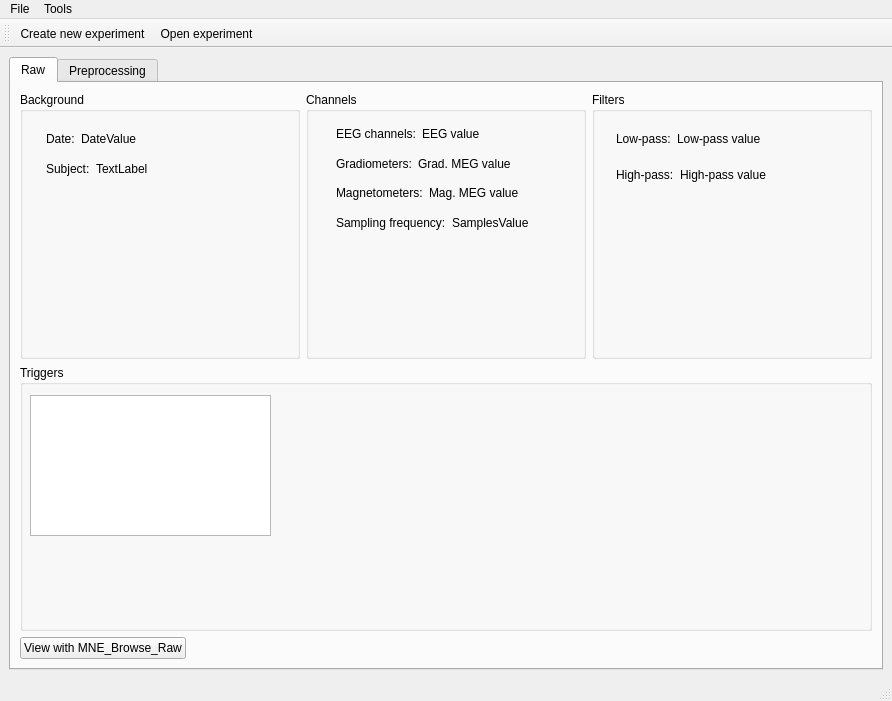
<?xml version="1.0" encoding="UTF-8"?>
<ui version="4.0">
 <class>MainWindow</class>
 <widget class="QMainWindow" name="MainWindow">
  <property name="geometry">
   <rect>
    <x>0</x>
    <y>0</y>
    <width>892</width>
    <height>701</height>
   </rect>
  </property>
  <property name="sizePolicy">
   <sizepolicy hsizetype="Expanding" vsizetype="Expanding">
    <horstretch>0</horstretch>
    <verstretch>0</verstretch>
   </sizepolicy>
  </property>
  <property name="windowTitle">
   <string>MainWindow</string>
  </property>
  <widget class="QWidget" name="centralwidget">
   <layout class="QGridLayout" name="gridLayout_2">
    <item row="0" column="0">
     <layout class="QVBoxLayout" name="verticalLayout_3">
      <item>
       <widget class="QTabWidget" name="tabWidget">
        <property name="currentIndex">
         <number>0</number>
        </property>
        <widget class="QWidget" name="tabRaw">
         <attribute name="title">
          <string>Raw</string>
         </attribute>
         <layout class="QGridLayout" name="gridLayout">
          <item row="0" column="0">
           <layout class="QVBoxLayout" name="verticalLayout_4">
            <item>
             <layout class="QHBoxLayout" name="horizontalLayout_3">
              <item>
               <widget class="QGroupBox" name="metaBox">
                <property name="title">
                 <string>Background</string>
                </property>
                <widget class="QWidget" name="layoutWidget_2">
                 <property name="geometry">
                  <rect>
                   <x>26</x>
                   <y>35</y>
                   <width>221</width>
                   <height>54</height>
                  </rect>
                 </property>
                 <layout class="QVBoxLayout" name="verticalLayout_6">
                  <item>
                   <layout class="QGridLayout" name="gridLayout_5">
                    <item row="0" column="0">
                     <widget class="QLabel" name="labelDate">
                      <property name="text">
                       <string>Date:</string>
                      </property>
                     </widget>
                    </item>
                    <item row="0" column="1">
                     <widget class="QLabel" name="labelDateValue">
                      <property name="sizePolicy">
                       <sizepolicy hsizetype="Expanding" vsizetype="Preferred">
                        <horstretch>0</horstretch>
                        <verstretch>0</verstretch>
                       </sizepolicy>
                      </property>
                      <property name="text">
                       <string>DateValue</string>
                      </property>
                     </widget>
                    </item>
                   </layout>
                  </item>
                  <item>
                   <layout class="QHBoxLayout" name="horizontalLayout">
                    <item>
                     <widget class="QLabel" name="labelSubject">
                      <property name="text">
                       <string>Subject:</string>
                      </property>
                     </widget>
                    </item>
                    <item>
                     <widget class="QLabel" name="labelSubjectValue">
                      <property name="sizePolicy">
                       <sizepolicy hsizetype="Expanding" vsizetype="Preferred">
                        <horstretch>0</horstretch>
                        <verstretch>0</verstretch>
                       </sizepolicy>
                      </property>
                      <property name="text">
                       <string>TextLabel</string>
                      </property>
                     </widget>
                    </item>
                   </layout>
                  </item>
                 </layout>
                </widget>
               </widget>
              </item>
              <item>
               <widget class="QGroupBox" name="channelsBox">
                <property name="title">
                 <string>Channels</string>
                </property>
                <widget class="QWidget" name="layoutWidget_7">
                 <property name="geometry">
                  <rect>
                   <x>30</x>
                   <y>30</y>
                   <width>251</width>
                   <height>112</height>
                  </rect>
                 </property>
                 <layout class="QVBoxLayout" name="verticalLayout_8">
                  <item>
                   <layout class="QHBoxLayout" name="horizontalLayout_6">
                    <item>
                     <widget class="QLabel" name="labelEEG">
                      <property name="text">
                       <string>EEG channels:</string>
                      </property>
                     </widget>
                    </item>
                    <item>
                     <widget class="QLabel" name="labelEEGValue">
                      <property name="sizePolicy">
                       <sizepolicy hsizetype="Expanding" vsizetype="Preferred">
                        <horstretch>0</horstretch>
                        <verstretch>0</verstretch>
                       </sizepolicy>
                      </property>
                      <property name="text">
                       <string>EEG value</string>
                      </property>
                     </widget>
                    </item>
                   </layout>
                  </item>
                  <item>
                   <layout class="QHBoxLayout" name="horizontalLayout_7">
                    <item>
                     <widget class="QLabel" name="labelGradMEG">
                      <property name="text">
                       <string>Gradiometers:</string>
                      </property>
                     </widget>
                    </item>
                    <item>
                     <widget class="QLabel" name="labelGradMEGValue">
                      <property name="sizePolicy">
                       <sizepolicy hsizetype="Expanding" vsizetype="Preferred">
                        <horstretch>0</horstretch>
                        <verstretch>0</verstretch>
                       </sizepolicy>
                      </property>
                      <property name="text">
                       <string>Grad. MEG value</string>
                      </property>
                     </widget>
                    </item>
                   </layout>
                  </item>
                  <item>
                   <layout class="QHBoxLayout" name="horizontalLayout_8">
                    <item>
                     <widget class="QLabel" name="labelMagMEG">
                      <property name="text">
                       <string>Magnetometers:</string>
                      </property>
                     </widget>
                    </item>
                    <item>
                     <widget class="QLabel" name="labelMagMEGValue">
                      <property name="sizePolicy">
                       <sizepolicy hsizetype="Expanding" vsizetype="Preferred">
                        <horstretch>0</horstretch>
                        <verstretch>0</verstretch>
                       </sizepolicy>
                      </property>
                      <property name="text">
                       <string>Mag. MEG value</string>
                      </property>
                     </widget>
                    </item>
                   </layout>
                  </item>
                  <item>
                   <layout class="QHBoxLayout" name="horizontalLayout_9">
                    <item>
                     <widget class="QLabel" name="labelSamples">
                      <property name="text">
                       <string>Sampling frequency:</string>
                      </property>
                     </widget>
                    </item>
                    <item>
                     <widget class="QLabel" name="labelSamplesValue">
                      <property name="sizePolicy">
                       <sizepolicy hsizetype="Expanding" vsizetype="Preferred">
                        <horstretch>0</horstretch>
                        <verstretch>0</verstretch>
                       </sizepolicy>
                      </property>
                      <property name="text">
                       <string>SamplesValue</string>
                      </property>
                     </widget>
                    </item>
                   </layout>
                  </item>
                 </layout>
                </widget>
               </widget>
              </item>
              <item>
               <widget class="QGroupBox" name="filtersBox">
                <property name="title">
                 <string>Filters</string>
                </property>
                <widget class="QWidget" name="layoutWidget_6">
                 <property name="geometry">
                  <rect>
                   <x>24</x>
                   <y>32</y>
                   <width>221</width>
                   <height>65</height>
                  </rect>
                 </property>
                 <layout class="QVBoxLayout" name="verticalLayout_7">
                  <item>
                   <layout class="QHBoxLayout" name="horizontalLayout_4">
                    <item>
                     <widget class="QLabel" name="labelLow">
                      <property name="lineWidth">
                       <number>1</number>
                      </property>
                      <property name="text">
                       <string>Low-pass:</string>
                      </property>
                      <property name="scaledContents">
                       <bool>true</bool>
                      </property>
                     </widget>
                    </item>
                    <item>
                     <widget class="QLabel" name="labelLowValue">
                      <property name="sizePolicy">
                       <sizepolicy hsizetype="Expanding" vsizetype="Preferred">
                        <horstretch>0</horstretch>
                        <verstretch>0</verstretch>
                       </sizepolicy>
                      </property>
                      <property name="text">
                       <string>Low-pass value</string>
                      </property>
                     </widget>
                    </item>
                   </layout>
                  </item>
                  <item>
                   <layout class="QHBoxLayout" name="horizontalLayout_5">
                    <item>
                     <widget class="QLabel" name="labelHigh">
                      <property name="text">
                       <string>High-pass:</string>
                      </property>
                     </widget>
                    </item>
                    <item>
                     <widget class="QLabel" name="labelHighValue">
                      <property name="sizePolicy">
                       <sizepolicy hsizetype="Expanding" vsizetype="Preferred">
                        <horstretch>0</horstretch>
                        <verstretch>0</verstretch>
                       </sizepolicy>
                      </property>
                      <property name="text">
                       <string>High-pass value</string>
                      </property>
                     </widget>
                    </item>
                   </layout>
                  </item>
                 </layout>
                </widget>
               </widget>
              </item>
             </layout>
            </item>
            <item>
             <widget class="QGroupBox" name="triggersBox">
              <property name="title">
               <string>Triggers</string>
              </property>
              <widget class="QListWidget" name="listWidget">
               <property name="geometry">
                <rect>
                 <x>10</x>
                 <y>30</y>
                 <width>241</width>
                 <height>141</height>
                </rect>
               </property>
              </widget>
             </widget>
            </item>
            <item>
             <layout class="QHBoxLayout" name="horizontalLayout_11">
              <item>
               <layout class="QVBoxLayout" name="verticalLayout">
                <item>
                 <widget class="QPushButton" name="pushButtonMNE_Browse_Raw">
                  <property name="text">
                   <string>View with MNE_Browse_Raw</string>
                  </property>
                 </widget>
                </item>
               </layout>
              </item>
              <item>
               <spacer name="horizontalSpacer">
                <property name="orientation">
                 <enum>Qt::Horizontal</enum>
                </property>
                <property name="sizeHint" stdset="0">
                 <size>
                  <width>40</width>
                  <height>20</height>
                 </size>
                </property>
               </spacer>
              </item>
              <item>
               <spacer name="horizontalSpacer_4">
                <property name="orientation">
                 <enum>Qt::Horizontal</enum>
                </property>
                <property name="sizeHint" stdset="0">
                 <size>
                  <width>40</width>
                  <height>20</height>
                 </size>
                </property>
               </spacer>
              </item>
              <item>
               <spacer name="horizontalSpacer_3">
                <property name="orientation">
                 <enum>Qt::Horizontal</enum>
                </property>
                <property name="sizeHint" stdset="0">
                 <size>
                  <width>40</width>
                  <height>20</height>
                 </size>
                </property>
               </spacer>
              </item>
              <item>
               <spacer name="horizontalSpacer_2">
                <property name="orientation">
                 <enum>Qt::Horizontal</enum>
                </property>
                <property name="sizeHint" stdset="0">
                 <size>
                  <width>40</width>
                  <height>20</height>
                 </size>
                </property>
               </spacer>
              </item>
             </layout>
            </item>
           </layout>
          </item>
         </layout>
        </widget>
        <widget class="QWidget" name="tabPreprocessing">
         <attribute name="title">
          <string>Preprocessing</string>
         </attribute>
         <widget class="QWidget" name="layoutWidget">
          <property name="geometry">
           <rect>
            <x>490</x>
            <y>70</y>
            <width>87</width>
            <height>107</height>
           </rect>
          </property>
          <layout class="QVBoxLayout" name="verticalLayout_2">
           <item>
            <widget class="QPushButton" name="pushButtonEpoch">
             <property name="text">
              <string>Epoch</string>
             </property>
            </widget>
           </item>
           <item>
            <widget class="QPushButton" name="pushButtonAverage">
             <property name="text">
              <string>Average</string>
             </property>
            </widget>
           </item>
           <item>
            <widget class="QPushButton" name="pushButtonVisualize">
             <property name="text">
              <string>Visualize</string>
             </property>
            </widget>
           </item>
          </layout>
         </widget>
         <widget class="QGroupBox" name="groupBox">
          <property name="geometry">
           <rect>
            <x>10</x>
            <y>20</y>
            <width>114</width>
            <height>126</height>
           </rect>
          </property>
          <property name="minimumSize">
           <size>
            <width>60</width>
            <height>0</height>
           </size>
          </property>
          <property name="title">
           <string>Preprocessing steps completed:</string>
          </property>
          <layout class="QVBoxLayout" name="verticalLayout_9">
           <item>
            <widget class="QCheckBox" name="checkBox">
             <property name="text">
              <string>Maxfilter</string>
             </property>
            </widget>
           </item>
           <item>
            <widget class="QCheckBox" name="checkBox_2">
             <property name="text">
              <string>ECG</string>
             </property>
            </widget>
           </item>
           <item>
            <widget class="QCheckBox" name="checkBox_3">
             <property name="text">
              <string>EOG</string>
             </property>
            </widget>
           </item>
          </layout>
         </widget>
         <widget class="QGroupBox" name="groupBox_2">
          <property name="geometry">
           <rect>
            <x>10</x>
            <y>200</y>
            <width>218</width>
            <height>143</height>
           </rect>
          </property>
          <property name="title">
           <string>Available actions</string>
          </property>
          <layout class="QGridLayout" name="gridLayout_3">
           <item row="0" column="0">
            <layout class="QVBoxLayout" name="verticalLayout_5">
             <item>
              <widget class="QPushButton" name="pushButtonMaxFilter">
               <property name="text">
                <string>MaxFilter</string>
               </property>
              </widget>
             </item>
             <item>
              <widget class="QPushButton" name="pushButtonECG">
               <property name="text">
                <string>Calculate ECG projections</string>
               </property>
              </widget>
             </item>
             <item>
              <widget class="QPushButton" name="pushButtonEOG">
               <property name="text">
                <string>Calculate EOG projections</string>
               </property>
              </widget>
             </item>
            </layout>
           </item>
          </layout>
         </widget>
        </widget>
       </widget>
      </item>
     </layout>
    </item>
   </layout>
  </widget>
  <widget class="QMenuBar" name="menubar">
   <property name="geometry">
    <rect>
     <x>0</x>
     <y>0</y>
     <width>892</width>
     <height>29</height>
    </rect>
   </property>
   <property name="defaultUp">
    <bool>false</bool>
   </property>
   <widget class="QMenu" name="menuFile">
    <property name="title">
     <string>File</string>
    </property>
    <addaction name="actionCreate_experiment"/>
    <addaction name="actionOpen_experiment"/>
   </widget>
   <widget class="QMenu" name="menuTools">
    <property name="title">
     <string>Tools</string>
    </property>
    <addaction name="actionPreferences"/>
   </widget>
   <addaction name="menuFile"/>
   <addaction name="menuTools"/>
  </widget>
  <widget class="QStatusBar" name="statusbar"/>
  <widget class="QToolBar" name="toolBar">
   <property name="windowTitle">
    <string>toolBar</string>
   </property>
   <attribute name="toolBarArea">
    <enum>TopToolBarArea</enum>
   </attribute>
   <attribute name="toolBarBreak">
    <bool>false</bool>
   </attribute>
   <addaction name="actionCreate_experiment"/>
   <addaction name="actionOpen_experiment"/>
  </widget>
  <action name="actionCreate_experiment">
   <property name="text">
    <string>Create new experiment...</string>
   </property>
  </action>
  <action name="actionOpen_experiment">
   <property name="text">
    <string>Open experiment...</string>
   </property>
  </action>
  <action name="actionPreferences">
   <property name="text">
    <string>Preferences</string>
   </property>
  </action>
 </widget>
 <resources/>
 <connections/>
</ui>
